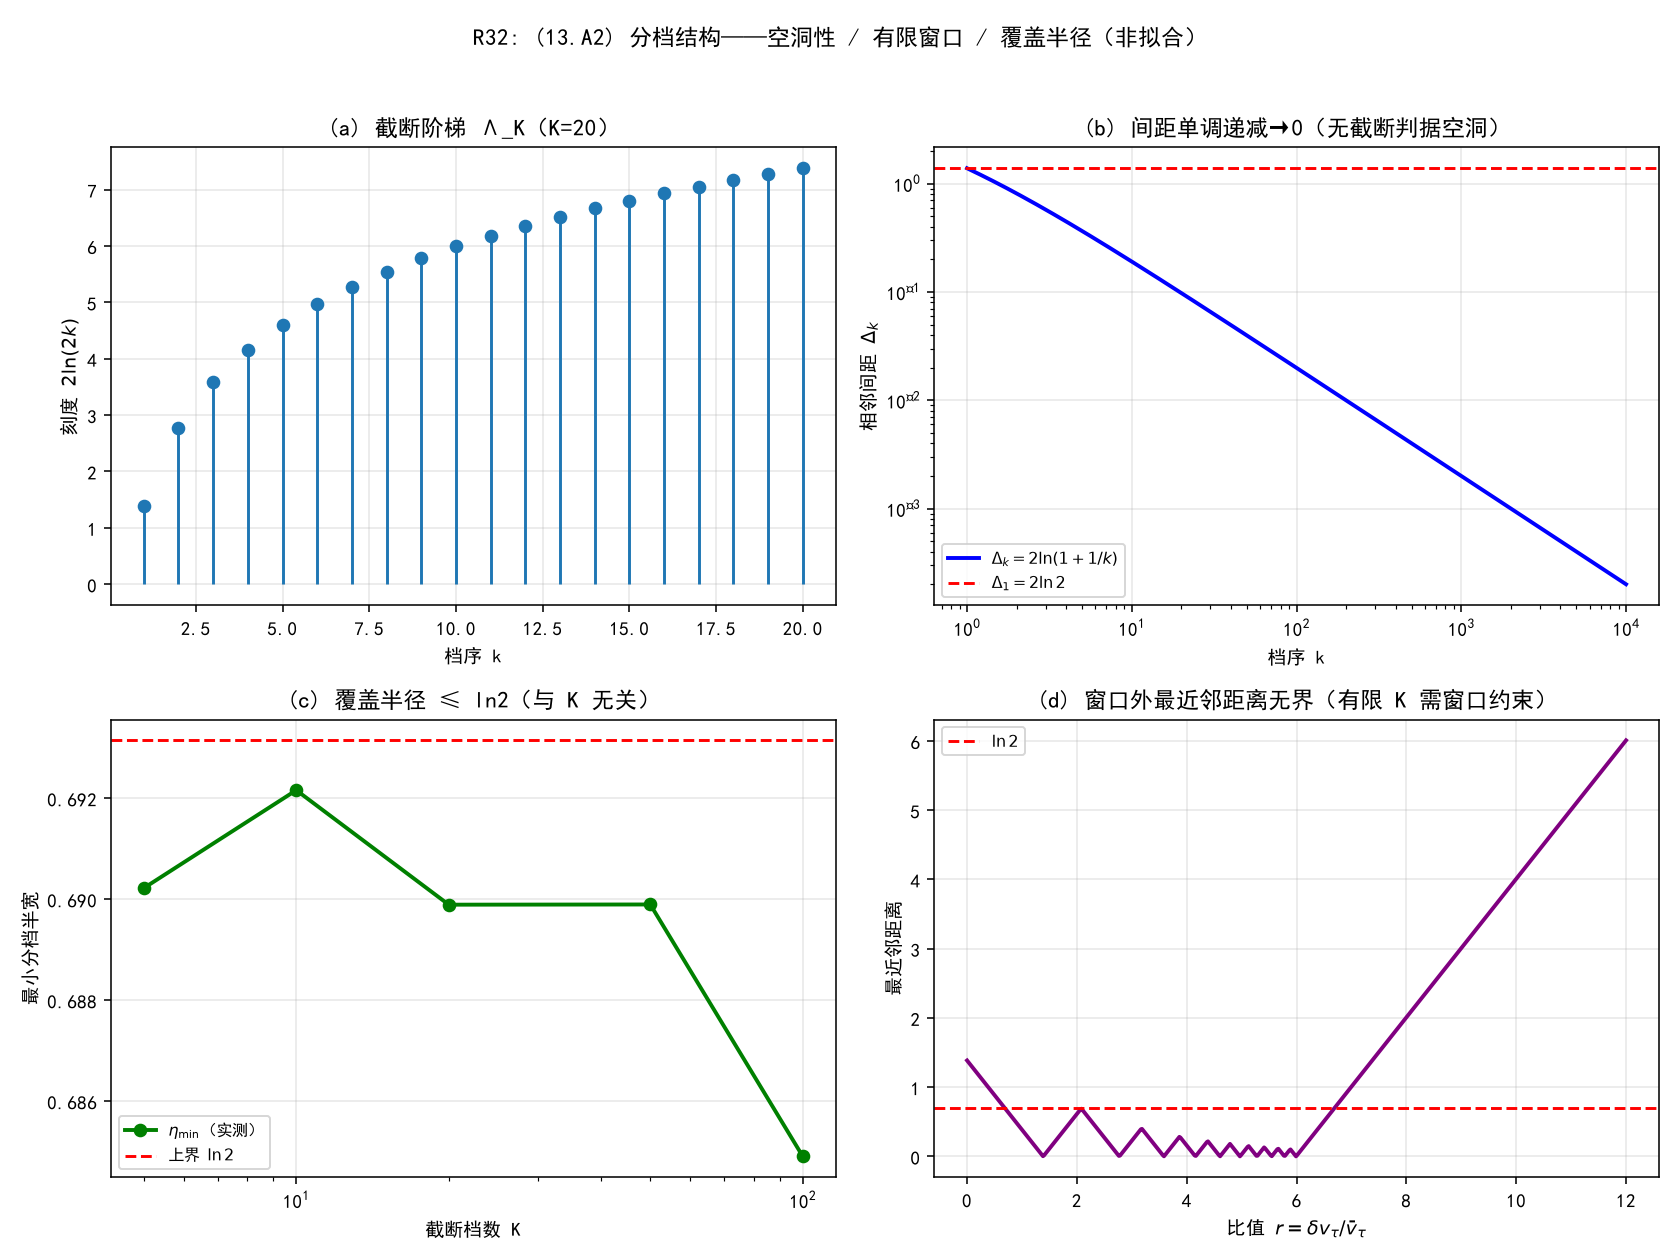

This figure's Python source:
# -*- coding: utf-8 -*-
"""
R32: 13.A2 分档结构——空洞性、有限窗口、覆盖半径 ln2 上界。
数据为链内解析阶梯（2 ln(2k)），无拟合。
运行：python "10 探索/超导第一性研究/04_计算验证/R32_阶梯分档结构.py"
"""
import csv
import math
import os

import numpy as np
import matplotlib
matplotlib.use("Agg")
import matplotlib.pyplot as plt

plt.rcParams["font.sans-serif"] = ["SimHei", "Microsoft YaHei"]
plt.rcParams["axes.unicode_minus"] = False

HERE = os.path.dirname(os.path.abspath(__file__))
LN2 = math.log(2)


def ladder(K):
    """截断阶梯 Λ_K = {2 ln(2k)}_{k<=K}。"""
    return np.array([2 * math.log(2 * k) for k in range(1, K + 1)])


def nearest(r, Lam):
    return float(np.min(np.abs(Lam - r)))


def assertions():
    out = {}
    # (R32.1) 相邻间距 Δ_k = 2 ln(1+1/k)
    ks = np.arange(1, 1001)
    gaps = np.array([2 * math.log(1 + 1 / k) for k in ks])
    # 单调递减
    out["gaps_monotone_dec"] = bool(np.all(np.diff(gaps) < 0))
    out["gap1_equals_2ln2"] = bool(abs(gaps[0] - 2 * LN2) < 1e-12)
    out["max_gap_is_2ln2"] = bool(abs(gaps.max() - 2 * LN2) < 1e-12)
    # Δ_k → 0（空洞性）
    out["gap_1000"] = float(gaps[-1])
    out["gap_tends_to_zero"] = bool(gaps[-1] < 0.003)
    # 覆盖半径上界：落在窗口内的 r_i，eta_min <= ln2
    for K in [5, 20, 100]:
        Lam = ladder(K)
        rs = np.linspace(Lam[0], Lam[-1], 500)
        eta_min = max(nearest(r, Lam) for r in rs)
        out[f"eta_min_K{K}"] = float(eta_min)
        out[f"eta_min_le_ln2_K{K}"] = bool(eta_min <= LN2 + 1e-9)
    # 有限窗口：窗口外的 r 最近邻距离可任意大（有限截断无法覆盖）
    Lam = ladder(10)
    out["r_outside_window_unbounded"] = bool(nearest(100.0, Lam) > 10)
    return out


def plots(a):
    fig, axes = plt.subplots(2, 2, figsize=(12, 9))

    ax = axes[0, 0]
    ks = np.arange(1, 21)
    Lam = ladder(20)
    ax.stem(ks, Lam, basefmt=" ", linefmt="C0-", markerfmt="C0o")
    ax.set_xlabel("档序 k"); ax.set_ylabel(r"刻度 $2\ln(2k)$")
    ax.set_title("(a) 截断阶梯 Λ_K（K=20）"); ax.grid(alpha=0.3)

    ax = axes[0, 1]
    ks = np.logspace(0, 4, 200)
    gaps = [2 * math.log(1 + 1 / k) for k in ks]
    ax.loglog(ks, gaps, "b-", lw=2, label=r"$\Delta_k=2\ln(1+1/k)$")
    ax.axhline(2 * LN2, color="r", ls="--", label=r"$\Delta_1=2\ln2$")
    ax.set_xlabel("档序 k"); ax.set_ylabel(r"相邻间距 $\Delta_k$")
    ax.set_title("(b) 间距单调递减→0（无截断判据空洞）")
    ax.legend(fontsize=8); ax.grid(alpha=0.3)

    ax = axes[1, 0]
    Ks = [5, 10, 20, 50, 100]
    etas = []
    for K in Ks:
        Lam = ladder(K)
        rs = np.linspace(Lam[0], Lam[-1], 500)
        etas.append(max(nearest(r, Lam) for r in rs))
    ax.plot(Ks, etas, "g-o", lw=2, label=r"$\eta_{\min}$（实测）")
    ax.axhline(LN2, color="r", ls="--", label=r"上界 $\ln2$")
    ax.set_xscale("log")
    ax.set_xlabel("截断档数 K"); ax.set_ylabel("最小分档半宽")
    ax.set_title("(c) 覆盖半径 ≤ ln2（与 K 无关）")
    ax.legend(fontsize=8); ax.grid(alpha=0.3)

    ax = axes[1, 1]
    Lam = ladder(10)
    rs = np.linspace(0, 12, 600)
    dists = np.array([nearest(r, Lam) for r in rs])
    ax.plot(rs, dists, "purple", lw=2)
    ax.axhline(LN2, color="r", ls="--", label=r"$\ln2$")
    ax.set_xlabel(r"比值 $r=\delta v_\tau/\bar v_\tau$"); ax.set_ylabel(r"最近邻距离")
    ax.set_title("(d) 窗口外最近邻距离无界（有限 K 需窗口约束）")
    ax.legend(fontsize=8); ax.grid(alpha=0.3)

    fig.suptitle("R32: (13.A2) 分档结构——空洞性 / 有限窗口 / 覆盖半径（非拟合）", fontsize=12)
    fig.tight_layout(rect=[0, 0, 1, 0.96])
    png = os.path.join(HERE, "R32_阶梯分档结构.png")
    fig.savefig(png, dpi=140); plt.close(fig)
    return png


if __name__ == "__main__":
    a = assertions()
    print("=== R32 数值断言 ===")
    for k, v in a.items():
        print(f"{k:32s} = {v}")
    p = plots(a)
    path = os.path.join(HERE, "R32_阶梯分档结构_断言.csv")
    with open(path, "w", newline="", encoding="utf-8-sig") as f:
        w = csv.writer(f); w.writerow(["assertion", "value"])
        for k, v in a.items():
            w.writerow([k, v])
    print(f"\n图像: {p}\n断言表: {path}")
